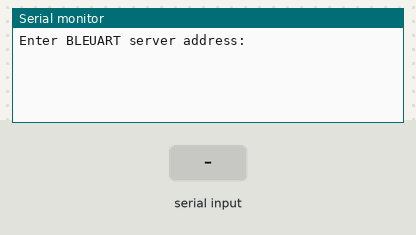
The sketch below on a simulated ESP32-C3. On the bench: the last lines printed to the serial monitor. The test bench sets the inputs (shaded band). Nothing arrives over Bluetooth unless stated.

Above: at 5.8 s.
5.9 s: "1" received over Serial
At 7.4 s:
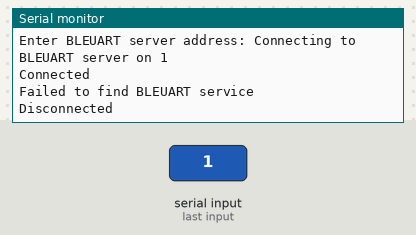
8.4 s: "0" received over Serial
At 11.2 s:
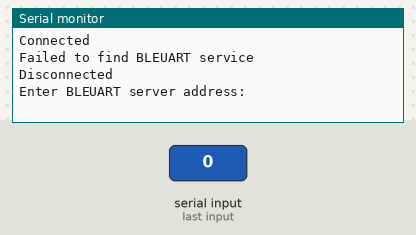

Measured:
- after the input at 5.9 s, the serial monitor: prints a new line after 1.0 s (image 1)
- after the input at 8.4 s, the serial monitor: prints a new line after 1.0 s (image 2)

The sketch:

BLEUART_client.ino
```cpp
// (licence header left out)
#include <BLEDevice.h>

// 注意 RX 和 TX 与 server 相反
#define BLEUART_UUID	"adc30fb6-0a34-45b5-a4a2-6b28dad3ca44"
#define BLEUART_TX_UUID	"2e5baf26-1de4-4209-8e48-b7b785a88aae"
#define BLEUART_RX_UUID	"84c19098-c1a7-49a3-adca-da9eb7b05c43"

BLEClient* pClient;
BLERemoteCharacteristic* pRx;
BLERemoteCharacteristic* pTx;

void setup() {
	Serial.begin(115200);
	delay(5000);


	// 初始化 BLEDvice
	BLEDevice::init("ESP32C3 BLEUART Client");
	// 创建客户端
	pClient = BLEDevice::createClient();

	// 连接到服务器
	connectToServer();
}

void loop() {
	// 如果连接断开，重新连接
	if (!pClient->isConnected()) {
		Serial.println("Disconnected");
		delay(1000);
		connectToServer();
		return;
	}

	// 从串口读取数据并发送到服务器
	if (Serial.available()) {
		String data = Serial.readString();
		pTx->writeValue(data.c_str(), data.length());
	}
}

void connectToServer() {
	static String BLEUART_server_address = "00:00:00:00:00:00";

	// 从串口读取服务器地址
	BLEUART_server_address = input("Enter BLEUART server address: ");

	// 连接到服务
	Serial.printf("Connecting to BLEUART server on %s", BLEUART_server_address.c_str());
	Serial.println();
	pClient->connect(BLEAddress(BLEUART_server_address.c_str()));
	Serial.println("Connected");

	BLERemoteService* pRemoteService = pClient->getService(BLEUUID(BLEUART_UUID));

	if (!pRemoteService) {
		Serial.println("Failed to find BLEUART service");
		return;
	}

	pRx = pRemoteService->getCharacteristic(BLEUUID(BLEUART_RX_UUID));
	pTx = pRemoteService->getCharacteristic(BLEUUID(BLEUART_TX_UUID));

	if (!pRx || !pTx) {
		Serial.println("Failed to find BLEUART characteristics");
		return;
	}

	// 注册 RX 的回调函数
	pRx->registerForNotify(&onReceived);
}

// RX 的回调函数
// 当接收到数据时，将数据打印到串口
void onReceived( BLERemoteCharacteristic* pRx,
				 uint8_t* pData,
				 size_t length,
				 bool isNotify ) {
	for (int i = 0; i < length; i++) {
		Serial.print((char)pData[i]);
	}
	Serial.flush();
}

String input(const char *prompt) {
	while (Serial.available()) {
		Serial.read();
	}

	Serial.print(prompt);
	Serial.flush();
	while (!Serial.available()) {
		delay(10);
	}

	String data = Serial.readString();
	data.trim();

	return data;
}
```
